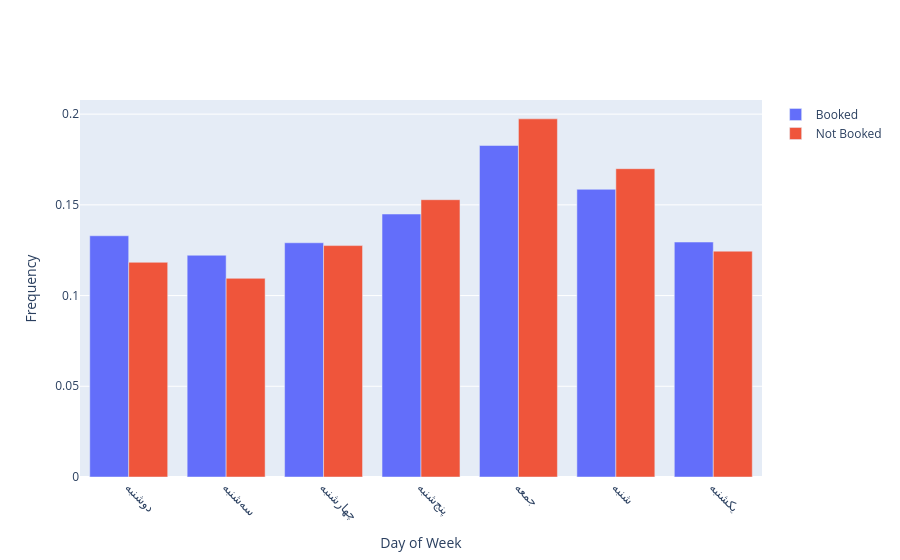

The code cell stored with this chart in its notebook:
### Code cell
not_counts = (
    not_booked['checkIn_date_dayofweek']
    .value_counts(normalize=True)
    .sort_index()
    
)
is_counts = (
    is_booked['checkIn_date_dayofweek']
    .value_counts(normalize=True)
    .sort_index()

)


trace_not_booked = go.Bar(x=[0,1,2,3,4,5,6],y=not_counts.values , name='Not Booked') # TODO
trace_is_booked = go.Bar(x=[0,1,2,3,4,5,6],y=is_counts.values , name='Booked') # TODO

ticktext = ['دوشنبه','سهشنبه','چهارشنبه','پنجشنبه','جمعه','شنبه','یکشنبه'] # TODO

data = [trace_is_booked, trace_not_booked]

layout = go.Layout(
    xaxis=dict(title='Day of Week', tickangle=45, automargin=True,
               tickvals = [0,1,2,3,4,5,6], ticktext= ticktext
 ),
    yaxis=dict(title='Frequency'),
)

fig = go.Figure(data=data, layout=layout)
fig.show()
fig.write_json('./checkIn_day.json')

### Figure 1 — Plotly figure (JSON) as saved in the notebook; plotly's stock layout.template omitted (floating-point values rounded to 4 significant figures)
{"data": [{"name": "Booked", "type": "bar", "x": [0, 1, 2, 3, 4, 5, 6], "y": [0.133, 0.1222, 0.1291, 0.1449, 0.1827, 0.1586, 0.1295]}, {"name": "Not Booked", "type": "bar", "x": [0, 1, 2, 3, 4, 5, 6], "y": [0.1183, 0.1095, 0.1275, 0.1528, 0.1974, 0.1699, 0.1245]}], "layout": {"xaxis": {"automargin": true, "tickangle": 45, "ticktext": ["دوشنبه", "سهشنبه", "چهارشنبه", "پنجشنبه", "جمعه", "شنبه", "یکشنبه"], "tickvals": [0, 1, 2, 3, 4, 5, 6], "title": {"text": "Day of Week"}}, "yaxis": {"title": {"text": "Frequency"}}}}
